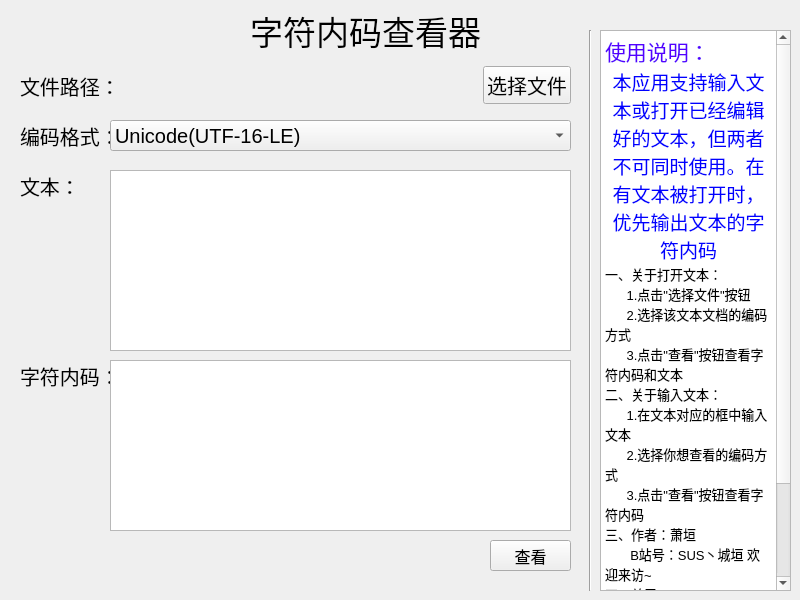
<?xml version="1.0" encoding="UTF-8"?>
<ui version="4.0">
 <class>Char_encode</class>
 <widget class="QWidget" name="Char_encode">
  <property name="geometry">
   <rect>
    <x>0</x>
    <y>0</y>
    <width>800</width>
    <height>600</height>
   </rect>
  </property>
  <property name="windowTitle">
   <string>字符内码查看器</string>
  </property>
  <widget class="QLabel" name="lb_title">
   <property name="geometry">
    <rect>
     <x>250</x>
     <y>10</y>
     <width>231</width>
     <height>41</height>
    </rect>
   </property>
   <property name="font">
    <font>
     <pointsize>25</pointsize>
    </font>
   </property>
   <property name="text">
    <string>字符内码查看器</string>
   </property>
  </widget>
  <widget class="QWidget" name="layoutWidget">
   <property name="geometry">
    <rect>
     <x>20</x>
     <y>60</y>
     <width>551</width>
     <height>51</height>
    </rect>
   </property>
   <layout class="QHBoxLayout" name="horizontalLayout">
    <item>
     <widget class="QLabel" name="lb_path">
      <property name="font">
       <font>
        <pointsize>15</pointsize>
       </font>
      </property>
      <property name="text">
       <string>文件路径：</string>
      </property>
     </widget>
    </item>
    <item>
     <spacer name="horizontalSpacer">
      <property name="orientation">
       <enum>Qt::Horizontal</enum>
      </property>
      <property name="sizeHint" stdset="0">
       <size>
        <width>40</width>
        <height>20</height>
       </size>
      </property>
     </spacer>
    </item>
    <item>
     <widget class="QPushButton" name="pbtn_choose">
      <property name="font">
       <font>
        <pointsize>15</pointsize>
       </font>
      </property>
      <property name="styleSheet">
       <string notr="true"/>
      </property>
      <property name="text">
       <string>选择文件</string>
      </property>
     </widget>
    </item>
   </layout>
  </widget>
  <widget class="QLabel" name="lb_encode">
   <property name="geometry">
    <rect>
     <x>20</x>
     <y>120</y>
     <width>91</width>
     <height>31</height>
    </rect>
   </property>
   <property name="font">
    <font>
     <pointsize>15</pointsize>
    </font>
   </property>
   <property name="text">
    <string>编码格式：</string>
   </property>
  </widget>
  <widget class="QComboBox" name="cb_encode">
   <property name="geometry">
    <rect>
     <x>110</x>
     <y>120</y>
     <width>461</width>
     <height>31</height>
    </rect>
   </property>
   <property name="font">
    <font>
     <pointsize>15</pointsize>
    </font>
   </property>
   <item>
    <property name="text">
     <string>Unicode(UTF-16-LE)</string>
    </property>
   </item>
   <item>
    <property name="text">
     <string>Unicode big endian(UTF-16-BE)</string>
    </property>
   </item>
   <item>
    <property name="text">
     <string>UTF-8</string>
    </property>
   </item>
   <item>
    <property name="text">
     <string>UTF-8 with BOM(UTF-8-sig)</string>
    </property>
   </item>
   <item>
    <property name="text">
     <string>ANSI(GBK)</string>
    </property>
   </item>
  </widget>
  <widget class="QLabel" name="lb_text">
   <property name="geometry">
    <rect>
     <x>20</x>
     <y>170</y>
     <width>91</width>
     <height>31</height>
    </rect>
   </property>
   <property name="font">
    <font>
     <pointsize>15</pointsize>
    </font>
   </property>
   <property name="text">
    <string>文本：</string>
   </property>
  </widget>
  <widget class="QTextEdit" name="te_text">
   <property name="geometry">
    <rect>
     <x>110</x>
     <y>170</y>
     <width>461</width>
     <height>181</height>
    </rect>
   </property>
   <property name="font">
    <font>
     <pointsize>12</pointsize>
    </font>
   </property>
  </widget>
  <widget class="QLabel" name="label">
   <property name="geometry">
    <rect>
     <x>20</x>
     <y>360</y>
     <width>91</width>
     <height>31</height>
    </rect>
   </property>
   <property name="font">
    <font>
     <pointsize>15</pointsize>
    </font>
   </property>
   <property name="text">
    <string>字符内码：</string>
   </property>
  </widget>
  <widget class="QTextEdit" name="te_encode">
   <property name="geometry">
    <rect>
     <x>110</x>
     <y>360</y>
     <width>461</width>
     <height>171</height>
    </rect>
   </property>
   <property name="font">
    <font>
     <pointsize>12</pointsize>
    </font>
   </property>
   <property name="readOnly">
    <bool>true</bool>
   </property>
  </widget>
  <widget class="Line" name="line">
   <property name="geometry">
    <rect>
     <x>580</x>
     <y>30</y>
     <width>20</width>
     <height>561</height>
    </rect>
   </property>
   <property name="orientation">
    <enum>Qt::Vertical</enum>
   </property>
  </widget>
  <widget class="QTextEdit" name="te_tip">
   <property name="geometry">
    <rect>
     <x>600</x>
     <y>30</y>
     <width>191</width>
     <height>561</height>
    </rect>
   </property>
   <property name="readOnly">
    <bool>true</bool>
   </property>
   <property name="html">
    <string>&lt;!DOCTYPE HTML PUBLIC &quot;-//W3C//DTD HTML 4.0//EN&quot; &quot;http://www.w3.org/TR/REC-html40/strict.dtd&quot;&gt;
&lt;html&gt;&lt;head&gt;&lt;meta name=&quot;qrichtext&quot; content=&quot;1&quot; /&gt;&lt;meta charset=&quot;utf-8&quot; /&gt;&lt;style type=&quot;text/css&quot;&gt;
p, li { white-space: pre-wrap; }
&lt;/style&gt;&lt;/head&gt;&lt;body style=&quot; font-family:'Microsoft YaHei UI'; font-size:9pt; font-weight:400; font-style:normal;&quot;&gt;
&lt;p style=&quot; margin-top:0px; margin-bottom:0px; margin-left:0px; margin-right:0px; -qt-block-indent:0; text-indent:0px;&quot;&gt;&lt;span style=&quot; font-size:16pt; color:#5500ff;&quot;&gt;使用说明：&lt;/span&gt;&lt;/p&gt;
&lt;p align=&quot;center&quot; style=&quot; margin-top:0px; margin-bottom:0px; margin-left:0px; margin-right:0px; -qt-block-indent:0; text-indent:0px;&quot;&gt;&lt;span style=&quot; font-size:14pt; color:#0000ff;&quot;&gt;本应用支持输入文本或打开已经编辑好的文本，但两者不可同时使用。在有文本被打开时，优先输出文本的字符内码&lt;/span&gt;&lt;/p&gt;
&lt;p style=&quot; margin-top:0px; margin-bottom:0px; margin-left:0px; margin-right:0px; -qt-block-indent:0; text-indent:0px;&quot;&gt;&lt;span style=&quot; font-size:10pt; color:#000000;&quot;&gt;一、关于打开文本：&lt;/span&gt;&lt;/p&gt;
&lt;p style=&quot; margin-top:0px; margin-bottom:0px; margin-left:0px; margin-right:0px; -qt-block-indent:0; text-indent:0px;&quot;&gt;&lt;span style=&quot; font-size:10pt; color:#000000;&quot;&gt;      1.点击&amp;quot;选择文件&amp;quot;按钮&lt;/span&gt;&lt;/p&gt;
&lt;p style=&quot; margin-top:0px; margin-bottom:0px; margin-left:0px; margin-right:0px; -qt-block-indent:0; text-indent:0px;&quot;&gt;&lt;span style=&quot; font-size:10pt; color:#000000;&quot;&gt;      2.选择该文本文档的编码方式&lt;/span&gt;&lt;/p&gt;
&lt;p style=&quot; margin-top:0px; margin-bottom:0px; margin-left:0px; margin-right:0px; -qt-block-indent:0; text-indent:0px;&quot;&gt;&lt;span style=&quot; font-size:10pt; color:#000000;&quot;&gt;      3.点击&amp;quot;查看&amp;quot;按钮查看字符内码和文本&lt;/span&gt;&lt;/p&gt;
&lt;p style=&quot; margin-top:0px; margin-bottom:0px; margin-left:0px; margin-right:0px; -qt-block-indent:0; text-indent:0px;&quot;&gt;&lt;span style=&quot; font-size:10pt; color:#000000;&quot;&gt;二、关于输入文本：&lt;/span&gt;&lt;/p&gt;
&lt;p style=&quot; margin-top:0px; margin-bottom:0px; margin-left:0px; margin-right:0px; -qt-block-indent:0; text-indent:0px;&quot;&gt;&lt;span style=&quot; font-size:10pt; color:#000000;&quot;&gt;      1.在文本对应的框中输入文本&lt;/span&gt;&lt;/p&gt;
&lt;p style=&quot; margin-top:0px; margin-bottom:0px; margin-left:0px; margin-right:0px; -qt-block-indent:0; text-indent:0px;&quot;&gt;&lt;span style=&quot; font-size:10pt; color:#000000;&quot;&gt;      2.选择你想查看的编码方式&lt;/span&gt;&lt;/p&gt;
&lt;p style=&quot; margin-top:0px; margin-bottom:0px; margin-left:0px; margin-right:0px; -qt-block-indent:0; text-indent:0px;&quot;&gt;&lt;span style=&quot; font-size:10pt; color:#000000;&quot;&gt;      3.点击&amp;quot;查看&amp;quot;按钮查看字符内码&lt;/span&gt;&lt;/p&gt;
&lt;p style=&quot; margin-top:0px; margin-bottom:0px; margin-left:0px; margin-right:0px; -qt-block-indent:0; text-indent:0px;&quot;&gt;&lt;span style=&quot; font-size:10pt; color:#000000;&quot;&gt;三、作者：萧垣&lt;/span&gt;&lt;/p&gt;
&lt;p style=&quot; margin-top:0px; margin-bottom:0px; margin-left:0px; margin-right:0px; -qt-block-indent:0; text-indent:0px;&quot;&gt;&lt;span style=&quot; font-size:10pt; color:#000000;&quot;&gt;       B站号：SUS丶城垣 欢迎来访~&lt;/span&gt;&lt;/p&gt;
&lt;p style=&quot; margin-top:0px; margin-bottom:0px; margin-left:0px; margin-right:0px; -qt-block-indent:0; text-indent:0px;&quot;&gt;&lt;span style=&quot; font-size:10pt; color:#000000;&quot;&gt;四、关于BUG：&lt;/span&gt;&lt;/p&gt;
&lt;p style=&quot; margin-top:0px; margin-bottom:0px; margin-left:0px; margin-right:0px; -qt-block-indent:0; text-indent:0px;&quot;&gt;&lt;span style=&quot; font-size:10pt; color:#000000;&quot;&gt;       可把logs文件夹下的log文件发往邮箱2330153227@qq.com并留下联系方式，作者会尽快联系您&lt;/span&gt;&lt;/p&gt;&lt;/body&gt;&lt;/html&gt;</string>
   </property>
  </widget>
  <widget class="QPushButton" name="pbtn_check">
   <property name="geometry">
    <rect>
     <x>490</x>
     <y>540</y>
     <width>81</width>
     <height>31</height>
    </rect>
   </property>
   <property name="font">
    <font>
     <pointsize>12</pointsize>
    </font>
   </property>
   <property name="text">
    <string>查看</string>
   </property>
  </widget>
 </widget>
 <resources/>
 <connections/>
</ui>
